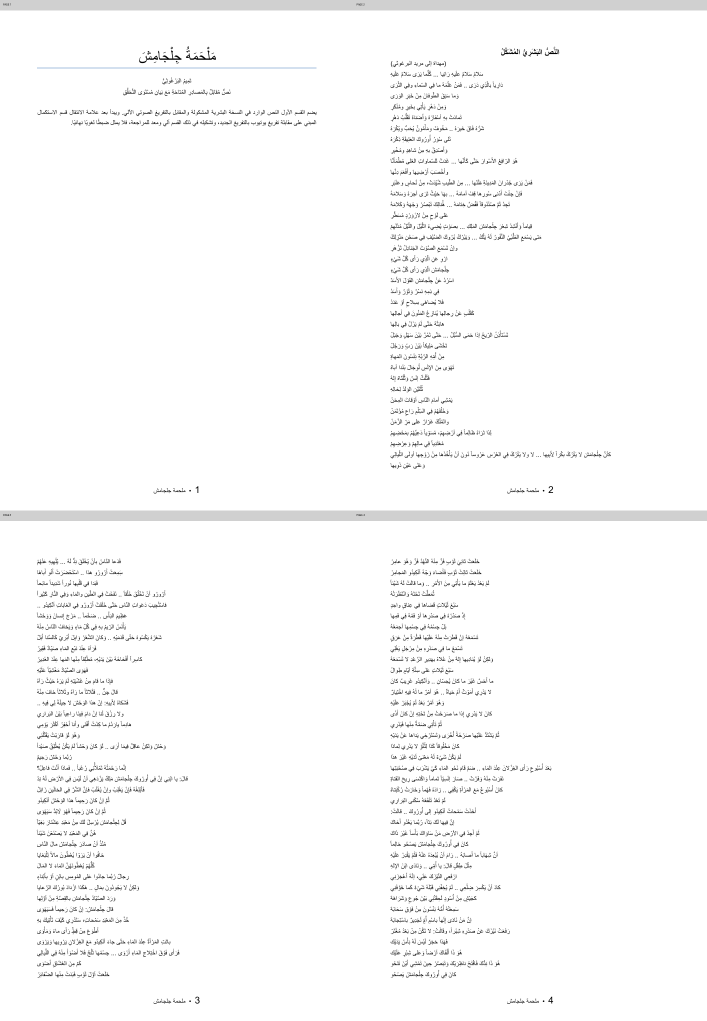
#> input picture gilgamesh-arabic-transcription/output/reports/rendered_docx/contact_sheets/pages_01_04.png, 2828 x 4084 px (shown at 1/4 size)
$ python -i make_contact_sheets.py   (imports and definitions only)
#> lines starting #> are read from the running program, lines starting #| are printed output that depends on the picture; after the words box and inside, x2 and y2 are one past the last pixel; in counts of white or black regions, pixels touching at a corner belong together
#> further down, picture is the input picture: PIL image 2828x4084 RGB; mean R, G, B 250.5, 250.5, 250.5
from __future__ import annotations

import argparse
import json
import re
from pathlib import Path

from PIL import Image, ImageDraw


def page_number(path: Path) -> int:
    return int(re.search(r"(\d+)", path.stem).group(1))


def ink_metrics(image: Image.Image) -> dict:
    gray = image.convert("L")
    mask = gray.point(lambda x: 255 if x < 245 else 0)
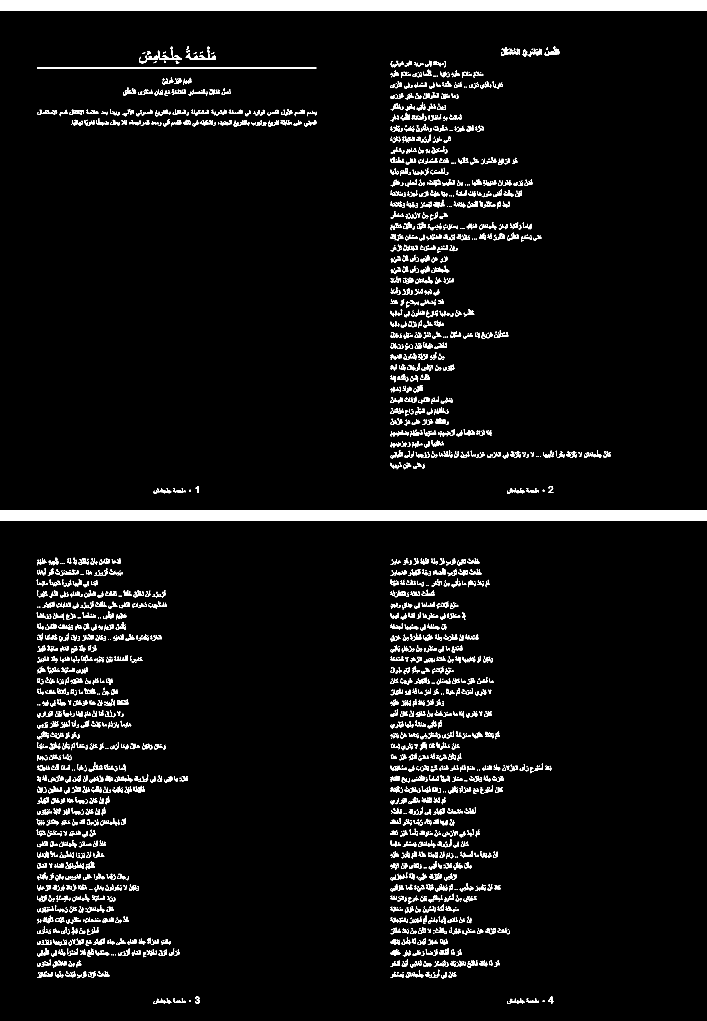
#> mask: PIL image 2828x4084 L (shown at 1/4 size); 4.3% white; 4633 white regions (2403 under 20 px), largest, box (x1, y1, x2, y2) and area: (0, 0, 2828, 42) 118776, (0, 2042, 2828, 2084) 118776, (148, 271, 1266, 273) 2236
    bbox = mask.getbbox()
#> bbox = (0, 0, 2828, 4016)
    histogram = mask.histogram()
#> histogram = 256 values, max 11047316 at index 0, min 0 at index 1, mean 45115.4
    ink = histogram[255]
#> ink = 502236
    return {
        "width": image.width,
        "height": image.height,
        "ink_pixels": ink,
        "ink_ratio": ink / (image.width * image.height),
        "bbox": bbox,
    }


def main() -> None:
    p = argparse.ArgumentParser()
    p.add_argument("render_dir", type=Path)
    p.add_argument("out_dir", type=Path)
    args = p.parse_args()
    pages = sorted(args.render_dir.glob("page-*.png"), key=page_number)
    args.out_dir.mkdir(parents=True, exist_ok=True)
    metrics = []
    opened = []
    for path in pages:
        image = Image.open(path).convert("RGB")
        opened.append((page_number(path), image.copy()))
        metrics.append({"page": page_number(path), **ink_metrics(image)})
        image.close()
    for batch_start in range(0, len(opened), 4):
        batch = opened[batch_start:batch_start + 4]
        cell_w = max(im.width for _, im in batch)
        cell_h = max(im.height for _, im in batch) + 42
        sheet = Image.new("RGB", (cell_w * 2, cell_h * 2), "#D0D0D0")
        draw = ImageDraw.Draw(sheet)
        for offset, (number, image) in enumerate(batch):
            x = (offset % 2) * cell_w
            y = (offset // 2) * cell_h
            sheet.paste(image, (x, y + 42))
            draw.text((x + 12, y + 12), f"PAGE {number}", fill="black")
        end_page = batch[-1][0]
        out = args.out_dir / f"pages_{batch[0][0]:02d}_{end_page:02d}.png"
        sheet.save(out, optimize=True)
    (args.out_dir / "page_metrics.json").write_text(json.dumps(metrics, indent=2), encoding="utf-8")
    print(json.dumps({
        "pages": len(metrics),
        "dimensions": sorted({(m['width'], m['height']) for m in metrics}),
        "low_ink_pages": [m['page'] for m in metrics if m['ink_ratio'] < 0.01],
        "contact_sheets": (len(opened) + 3) // 4,
    }, indent=2))


# [2 lines not run here, left out]

>>> from PIL import Image
>>> picture = Image.open('../output/reports/rendered_docx/contact_sheets/pages_01_04.png')
>>> result = ink_metrics(picture)
#> result = {'width': 2828, 'height': 4084, 'ink_pixels': 502236, 'ink_ratio': 0.0435, 'bbox': (0, 0, 2828, 4016)}

$ run again, on gilgamesh-arabic-transcription/output/reports/rendered_docx/contact_sheets/pages_17_20.png
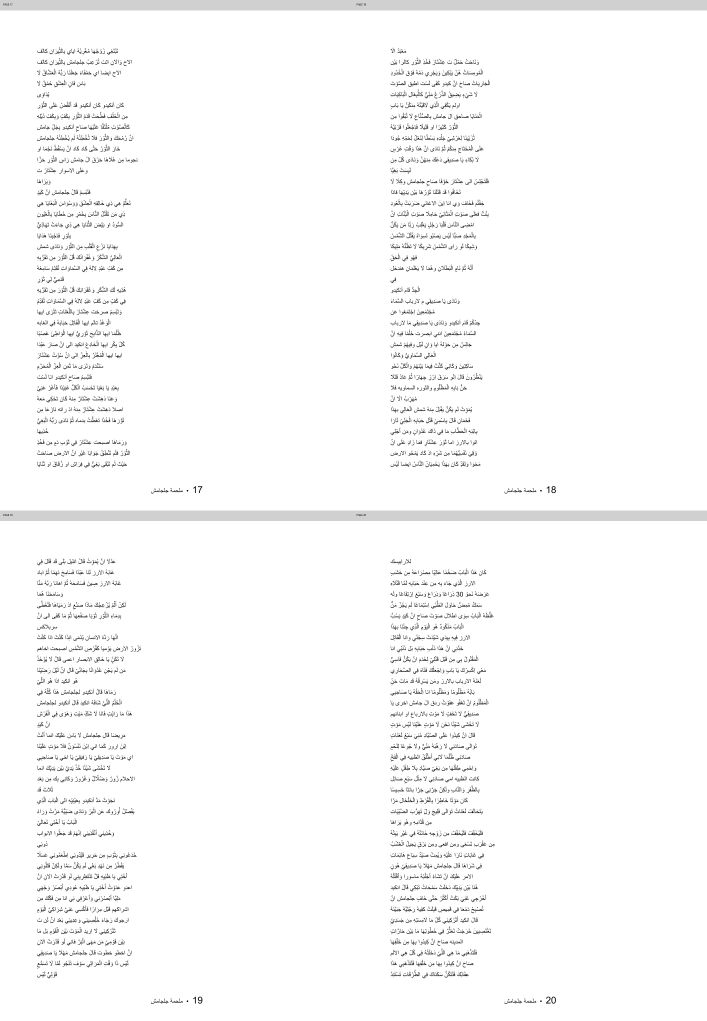
#> input picture gilgamesh-arabic-transcription/output/reports/rendered_docx/contact_sheets/pages_17_20.png, 2828 x 4084 px (shown at 1/4 size)
#> picture is the input picture: PIL image 2828x4084 RGB; min 0, max 255, mean 250
#> in ink_metrics, `mask = gray.point(lambda x: 255 if x < 245 else 0)`:
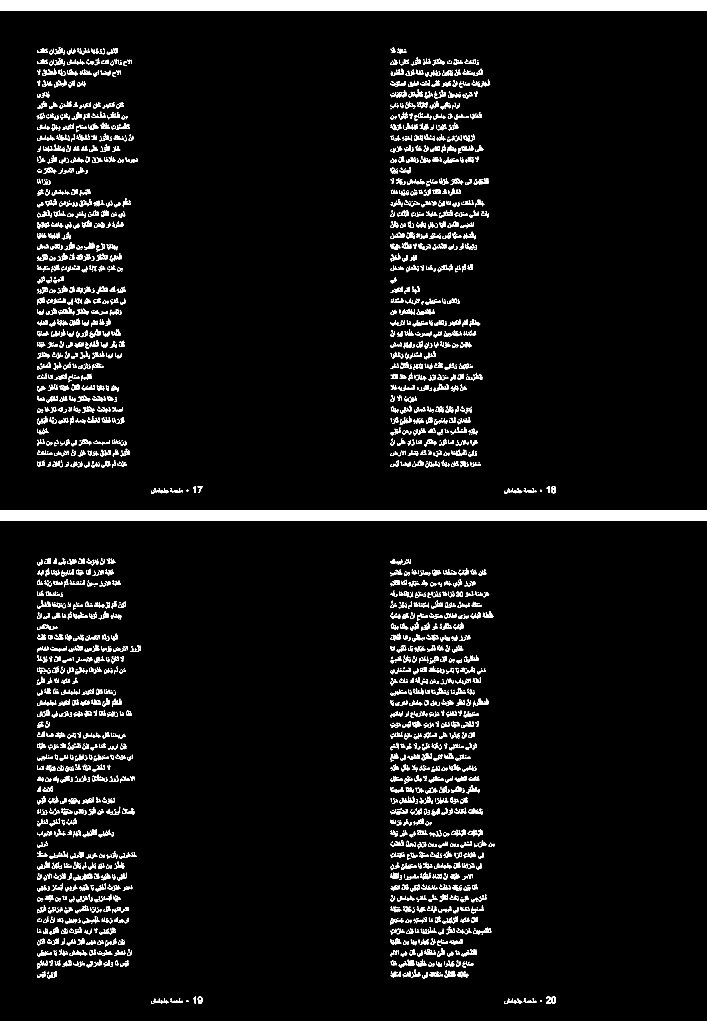
#> mask: PIL image 2828x4084 L (shown at 1/4 size); 4.7% white; 5274 white regions (2689 under 20 px), largest, box (x1, y1, x2, y2) and area: (0, 0, 2828, 42) 118776, (0, 2042, 2828, 2084) 118776, (294, 3495, 369, 3522) 465
#> bbox = (0, 0, 2828, 4016)
#> histogram = 256 values, max 11008644 at index 0, min 0 at index 1, mean 45115.4
#> ink = 540908
#> result = {'width': 2828, 'height': 4084, 'ink_pixels': 540908, 'ink_ratio': 0.0468, 'bbox': (0, 0, 2828, 4016)}
